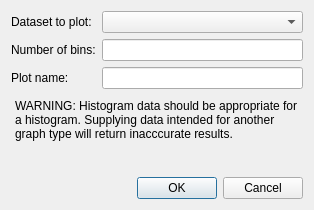
<?xml version="1.0" encoding="UTF-8"?>
<ui version="4.0">
 <class>PlotHistogramDataDialog</class>
 <widget class="QDialog" name="PlotHistogramDataDialog">
  <property name="geometry">
   <rect>
    <x>0</x>
    <y>0</y>
    <width>314</width>
    <height>210</height>
   </rect>
  </property>
  <property name="minimumSize">
   <size>
    <width>314</width>
    <height>210</height>
   </size>
  </property>
  <property name="maximumSize">
   <size>
    <width>314</width>
    <height>210</height>
   </size>
  </property>
  <property name="windowTitle">
   <string>Dialog</string>
  </property>
  <layout class="QVBoxLayout" name="verticalLayout_3">
   <item>
    <layout class="QHBoxLayout" name="horizontalLayout">
     <item>
      <layout class="QVBoxLayout" name="verticalLayout">
       <item>
        <widget class="QLabel" name="label">
         <property name="text">
          <string>Dataset to plot:</string>
         </property>
        </widget>
       </item>
       <item>
        <widget class="QLabel" name="label_2">
         <property name="text">
          <string>Number of bins:</string>
         </property>
        </widget>
       </item>
       <item>
        <widget class="QLabel" name="label_3">
         <property name="text">
          <string>Plot name:</string>
         </property>
        </widget>
       </item>
      </layout>
     </item>
     <item>
      <layout class="QVBoxLayout" name="verticalLayout_2">
       <item>
        <widget class="QComboBox" name="dataSelectionBox"/>
       </item>
       <item>
        <widget class="QLineEdit" name="numBinsInput"/>
       </item>
       <item>
        <widget class="QLineEdit" name="plotNameInput"/>
       </item>
      </layout>
     </item>
    </layout>
   </item>
   <item>
    <widget class="QTextEdit" name="textEdit">
     <property name="styleSheet">
      <string notr="true">background: transparent;
border: none;</string>
     </property>
     <property name="readOnly">
      <bool>true</bool>
     </property>
     <property name="html">
      <string>&lt;!DOCTYPE HTML PUBLIC &quot;-//W3C//DTD HTML 4.0//EN&quot; &quot;http://www.w3.org/TR/REC-html40/strict.dtd&quot;&gt;
&lt;html&gt;&lt;head&gt;&lt;meta name=&quot;qrichtext&quot; content=&quot;1&quot; /&gt;&lt;meta charset=&quot;utf-8&quot; /&gt;&lt;style type=&quot;text/css&quot;&gt;
p, li { white-space: pre-wrap; }
hr { height: 1px; border-width: 0; }
li.unchecked::marker { content: &quot;\2610&quot;; }
li.checked::marker { content: &quot;\2612&quot;; }
&lt;/style&gt;&lt;/head&gt;&lt;body style=&quot; font-family:'Segoe UI'; font-size:9pt; font-weight:400; font-style:normal;&quot;&gt;
&lt;p style=&quot; margin-top:0px; margin-bottom:0px; margin-left:0px; margin-right:0px; -qt-block-indent:0; text-indent:0px;&quot;&gt;WARNING: Histogram data should be appropriate for a histogram. Supplying data intended for another graph type will return inacccurate results.&lt;/p&gt;&lt;/body&gt;&lt;/html&gt;</string>
     </property>
    </widget>
   </item>
   <item>
    <widget class="QDialogButtonBox" name="buttonBox">
     <property name="orientation">
      <enum>Qt::Horizontal</enum>
     </property>
     <property name="standardButtons">
      <set>QDialogButtonBox::Cancel|QDialogButtonBox::Ok</set>
     </property>
    </widget>
   </item>
  </layout>
 </widget>
 <resources/>
 <connections>
  <connection>
   <sender>buttonBox</sender>
   <signal>accepted()</signal>
   <receiver>PlotHistogramDataDialog</receiver>
   <slot>accept()</slot>
   <hints>
    <hint type="sourcelabel">
     <x>248</x>
     <y>254</y>
    </hint>
    <hint type="destinationlabel">
     <x>157</x>
     <y>274</y>
    </hint>
   </hints>
  </connection>
  <connection>
   <sender>buttonBox</sender>
   <signal>rejected()</signal>
   <receiver>PlotHistogramDataDialog</receiver>
   <slot>reject()</slot>
   <hints>
    <hint type="sourcelabel">
     <x>316</x>
     <y>260</y>
    </hint>
    <hint type="destinationlabel">
     <x>286</x>
     <y>274</y>
    </hint>
   </hints>
  </connection>
 </connections>
</ui>
